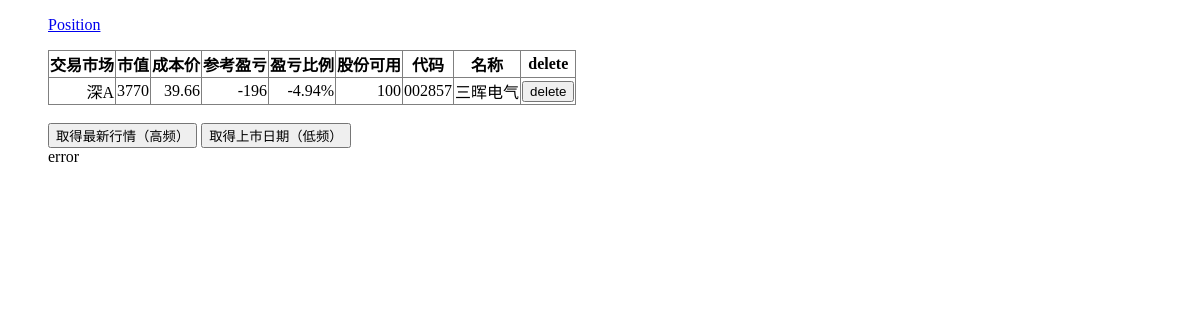
Before: / with the older database file.
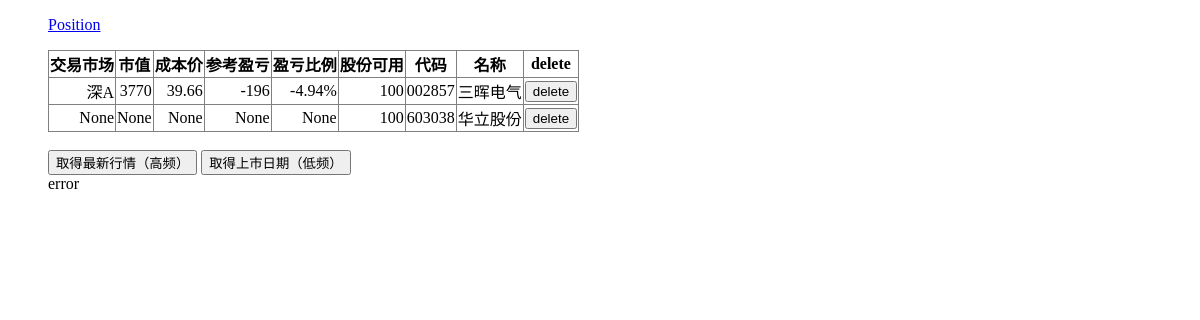
After: the same page with the newer database file.
### tables this page shows
CREATE TABLE "chicang" (
mairu_dongjie DECIMAL(9,0) DEFAULT NULL,
jiaoyi_shichang varchar(10) DEFAULT NULL,
maichu_dongjie DECIMAL(9,0) DEFAULT NULL,
shijia DECIMAL(8,3) DEFAULT NULL,
shizhi DECIMAL(12,3) DEFAULT NULL,
chengbenjia DECIMAL(8,3) DEFAULT NULL,
yingkui DECIMAL(12,3) DEFAULT NULL,
tangqian_chicang DECIMAL(9,0) DEFAULT NULL,
yingkui_bili varchar(12) DEFAULT NULL,
gudong_daima varchar(20) DEFAULT NULL,
gufen_yue DECIMAL(9,0) DEFAULT NULL,
gufen_keyong DECIMAL(9,0) DEFAULT NULL,
code varchar(6) DEFAULT NULL,
name varchar(20) DEFAULT NULL,
    PRIMARY KEY (
        code
    )
);

### app.py (the view)
@app.route('/')
def hello(name=None):
    return render_template('hello.html', position=auto_trader.getAllPositionFromSqlite())

### sqlite3API.py (called while the page is built)
def get_conn(path):
    conn = sqlite3.connect(path)
    if os.path.exists(path) and os.path.isfile(path):
        return conn
    else:
        conn = None
        return sqlite3.connect(':memory:')

def get_cursor(conn):
    if conn is not None:
        return conn.cursor()
    else:
        return get_conn('').cursor()

def fetchmany(conn, sql):
    if sql is not None and sql != '':
        cu = get_cursor(conn)
        if SHOW_SQL:
            pass
        cu.execute(sql)
        r = cu.fetchall()
        if len(r) > 0:
            return r
    else:
        print('the [{}] is empty or equal None!'.format(sql))

### templates/hello.html (shortened to what this page needs)
<!doctype html>
<dd>
<p><a href="/position/" target="_blank">Position</a></p>
<dd>
<table border='1'>
<tr>
<th>交易市场</th>
<th>市值</th>
<th>成本价</th>
<th>参考盈亏</th>
<th>盈亏比例</th>
<th>股份可用</th>
<th>代码</th>
<th>名称</th>
<th>delete</th>
</tr>
{% for kk in position %}
<tr>
<td>{{kk['交易市场']}}</td>
<td>{{kk['参考市值']}}</td>
<td>{{kk['参考成本价']}}</td>
<td>{{kk['参考盈亏']}}</td>
<td>{{kk['盈亏比例(%)']}}</td>
<td>{{kk['股份可用']}}</td>
<td>{{kk['证券代码']}}</td>
<td>{{kk['证券名称']}}</td>
<td>
    <input type='button' id='btn2' value='delete' onclick="delChiyou('{{kk['证券代码']}}');">
</td>
</tr>
{% endfor %}
</table>
<br>
<dd><input type='button' value='取得最新行情（高频）' onclick='getstockinfo();' />
<input type='button' value='取得上市日期（低频）' onclick='getipoinfo();' />
<div id='stock_info_error'></div>

### templates/hello.html (style rules this page uses)
table { border:1; border-collapse:collapse; }
table tr td { text-align:right; }

Changed rows visible on the page:
added chicang: 交易市场 "None", 参考市值 "None", 参考成本价 "None", 参考盈亏 "None", kk "None", 股份可用 "100", 证券代码 "603038", 证券名称 "华立股份"
